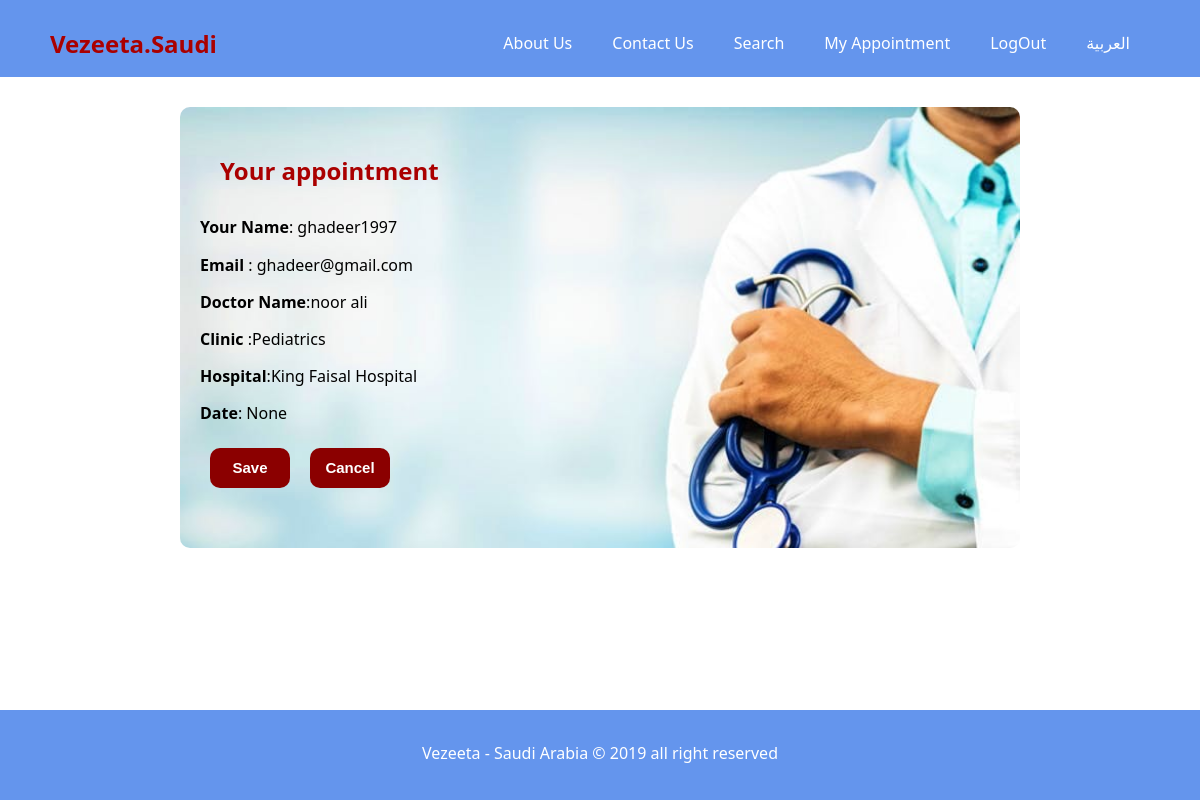
/booking/3 (signed in), run on the app's committed database.
### Final_App/models.py (models this page shows, shortened)
class doctors(models.Model):
    full_name = models.CharField(max_length=100)
    major = models.CharField(max_length=100)
    clinic = models.CharField(max_length=100 , choices=Clinics, default='Other')
    Hospital = models.CharField(max_length=100, choices=Hospitals, default='King Saud Hospital')
    phone = models.CharField(max_length=100)
    price = models.CharField(max_length=100)
    Gender = models.CharField(max_length=100, choices=Genders, default='Male')
    City = models.CharField(max_length=100, choices=Cities, default='Riyadh')
    picture = models.ImageField(upload_to='doctors')
    rating = models.CharField(max_length=100, choices=Ratings, default='0')
    from_date = models.DateTimeField(default=timezone.now, null=True)
    to_date = models.DateTimeField(default=timezone.now, null=True)

### Final_App/views.py (the view)
# urls.py: path('booking/<int:id>', views.booking, name='booking'),
def booking(request, id):
    date = request.POST.get('date', None)
    id_Doctor = id
    booking = doctors.objects.get(pk = id)
    data = {
        "date": date,
        'id': id_Doctor,
        "informtion_dector":booking
    }
    return render(request, 'booking.html', data)

### template/booking.html (shortened to what this page needs)
{% extends 'base.html'%}
{% block body %}
<div class="signup">
    <div class="list">
        <div class="content">
            <form action="{% url 'savebooking' user.username %}" method="POST" id="savebooking">
                {% if not user.is_authenticated %}
                <p>please login to complete your booking</p>
                {% else %}
                <h2>Your appointment</h2>
                <p><strong>Your Name</strong>: {{user.username}}</p>
                <p><strong>Email</strong> : {{user.email}}</p>
                <p><strong>Doctor Name</strong>:{{informtion_dector.full_name}}</p>
                <p><strong>Clinic</strong> :{{informtion_dector.clinic}}</p>
                <p><strong>Hospital</strong>:{{informtion_dector.Hospital}}</p>
                <p><strong>Date</strong>: {{date}}</p>
                {% endif %}
                <button type="submit" name='booking' value={{date}} form="savebooking" class="btnsave">Save</button>
            </form>
            <button class="btnsave"><a href="{% url 'home_english' %}">Cancel</a></button>
        </div>
    </div>
</div>
{% endblock %}

### static/CSS/style.css (style rules this page uses)
* { padding: 0; margin: 0; box-sizing: border-box; }
body { font-family: 'Segoe UI', Tahoma, Geneva, Verdana, sans-serif; line-height: 1.7rem; }
a { text-decoration: none; color: white; }
h1,h2,h3 { padding-bottom: 20px; color : darkred; }
p { margin: 10px 0; }
.signup h2 { padding-left: 20px; padding-top: 30px; color: rgb(170, 0, 0); }
.signup, .signupmsg { width: 70%; margin: 30px auto; background-image: url('../img/doctors.jpg'); background-repeat: no-repeat ; background-size: cover ; border-radius: 10px; padding-bottom: 30px; margin-bottom: 100px; }
.btnsave { width: 80px; margin-bottom: 5px; margin-top: 20px; background-color: darkred ; border: none ; color: white ; height: 40px; border-radius: 10px; font-weight: bold ; font-size: 15px; float: left; margin: 10px; }
.list { width: 100%; overflow: hidden ; padding: 20px; }
.content { float: left ; width: 70%; }

### data on the page
doctors: full_name "noor ali", clinic "Pediatrics", Hospital "King Faisal Hospital"

### other printed values
{{ user.username }} "ghadeer1997"
{{ user.email }} "ghadeer@gmail.com"
{{ date }} "None"
